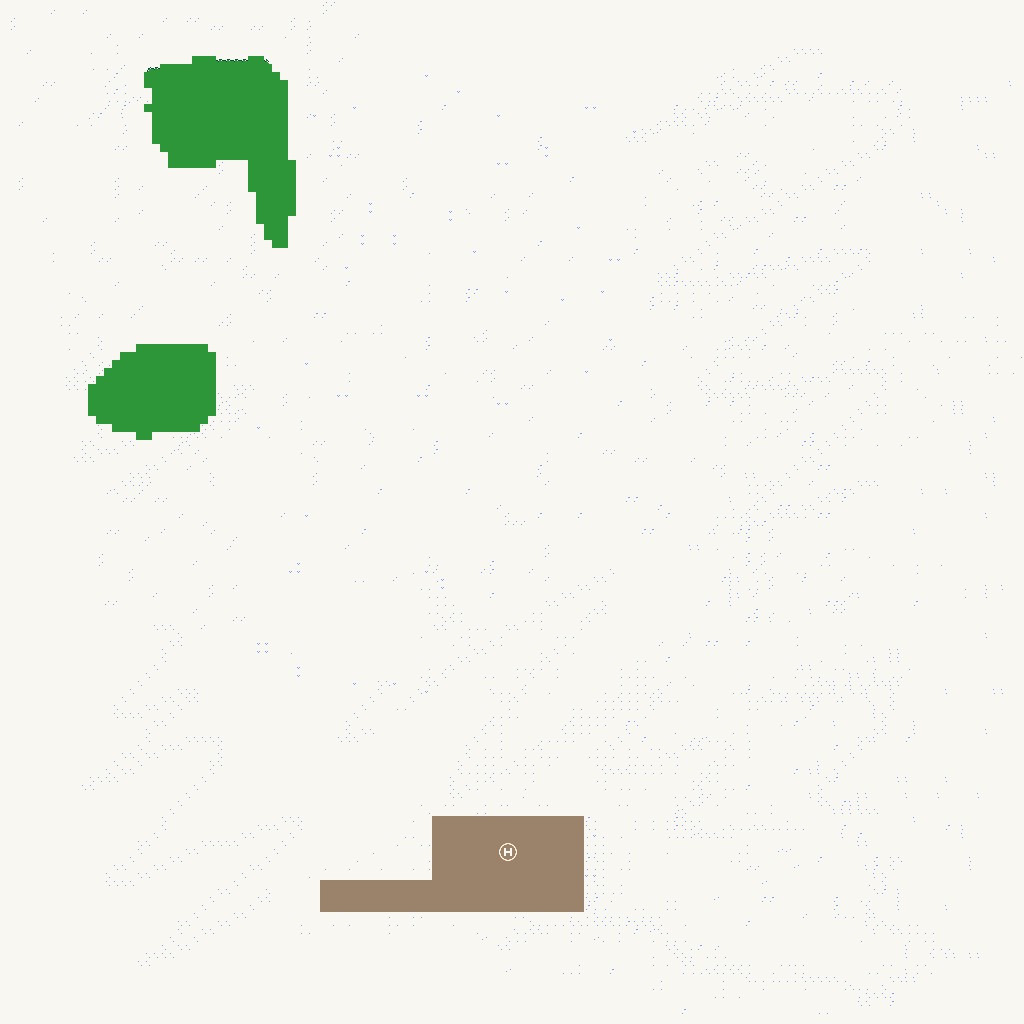

This game map was drawn from its Tiled (.tmx) file and the tilesets committed beside it. A one-line description and the trimmed map source follow:
An orthogonal 128x128 tile map with 8x8 px tiles, 1 tile layer (level0).

<map version="1.5" tiledversion="1.7.2" orientation="orthogonal" renderorder="right-down" width="128" height="128" tilewidth="8" tileheight="8" infinite="0" nextlayerid="2" nextobjectid="1">
 <tileset firstgid="1" source="world_tiles.tsx" />
 <layer id="1" name="level0" width="128" height="128">
  <data>[16384 cells, 16384 non-empty, 26 distinct tile ids]</data>
 </layer>
</map>
